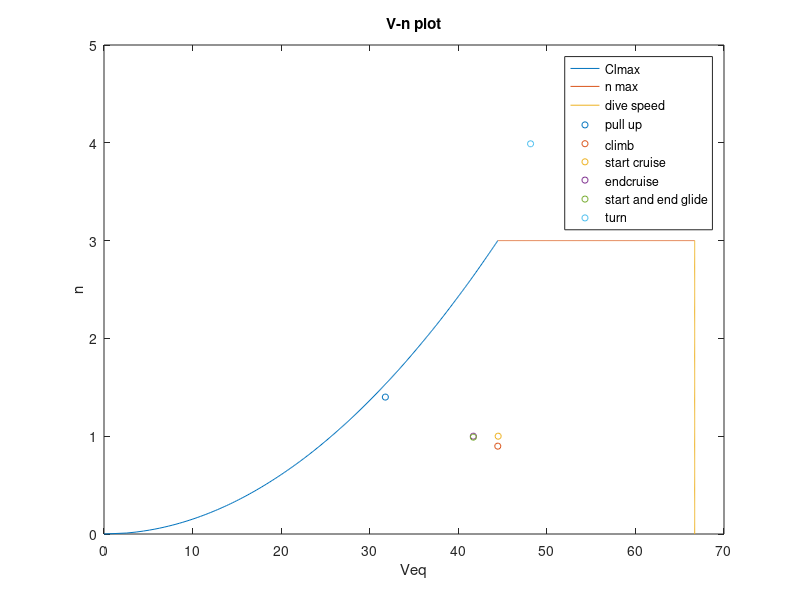

This figure's MATLAB source:
n=0:0.01:3;
for i=1:1:numel(n)
    v(1,i)=sqrt(n(1,i)*658.9629);
end
v2=v(1,301):0.01:66.69;
for i=1:1:numel(v2)
    n2(1,i)=3;
end
n3=0:0.01:3;
for i=1:1:numel(n3)
    v3(1,i)=66.69;
end
% x=[31.765,44.46,44.45,41.7,41.7,41.7,48.1614];
% y=[1.4,0.89816,1,1,0.99,0.99,3.999];
plot(v,n)
ylim([0 5])
xlabel('Veq')
ylabel('n')
title('V-n plot')
hold on
plot(v2,n2)
hold on
plot(v3,n3)
hold on
%scatter(x,y,20)
scatter(31.765,1.4,20)
%text(31.8,1.46,'pull up maneuver','fontsize',7)
hold on
scatter(44.46,0.89816,20)
%text(44.6,0.9,'climb','fontsize',7)
hold on
scatter(44.5,1,20)
%text(44.6,1.2,'start cruise','fontsize',7)
hold on
scatter(41.7,1,20)
%text(42,1.2,'end cruise','fontsize',7)
hold on
scatter(41.7,0.99,20)
%text(41.8,0.9,'start and end glide','fontsize',7)
hold on
scatter(48.16,3.99,20)
%text(49,4.1,'turn','fontsize',7)
legend('Clmax','n max','dive speed','pull up','climb','start cruise','endcruise','start and end glide','turn')
hold off